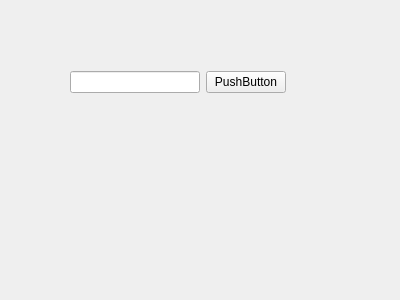
<?xml version="1.0" encoding="UTF-8"?>
<ui version="4.0">
 <class>MainWin</class>
 <widget class="QWidget" name="MainWin">
  <property name="geometry">
   <rect>
    <x>0</x>
    <y>0</y>
    <width>400</width>
    <height>300</height>
   </rect>
  </property>
  <property name="windowTitle">
   <string>水平布局</string>
  </property>
  <widget class="QWidget" name="">
   <property name="geometry">
    <rect>
     <x>70</x>
     <y>70</y>
     <width>216</width>
     <height>25</height>
    </rect>
   </property>
   <layout class="QHBoxLayout" name="horizontalLayout">
    <item>
     <widget class="QLineEdit" name="lineEdit"/>
    </item>
    <item>
     <widget class="QPushButton" name="pushButton">
      <property name="text">
       <string>PushButton</string>
      </property>
     </widget>
    </item>
   </layout>
  </widget>
 </widget>
 <resources/>
 <connections/>
</ui>
